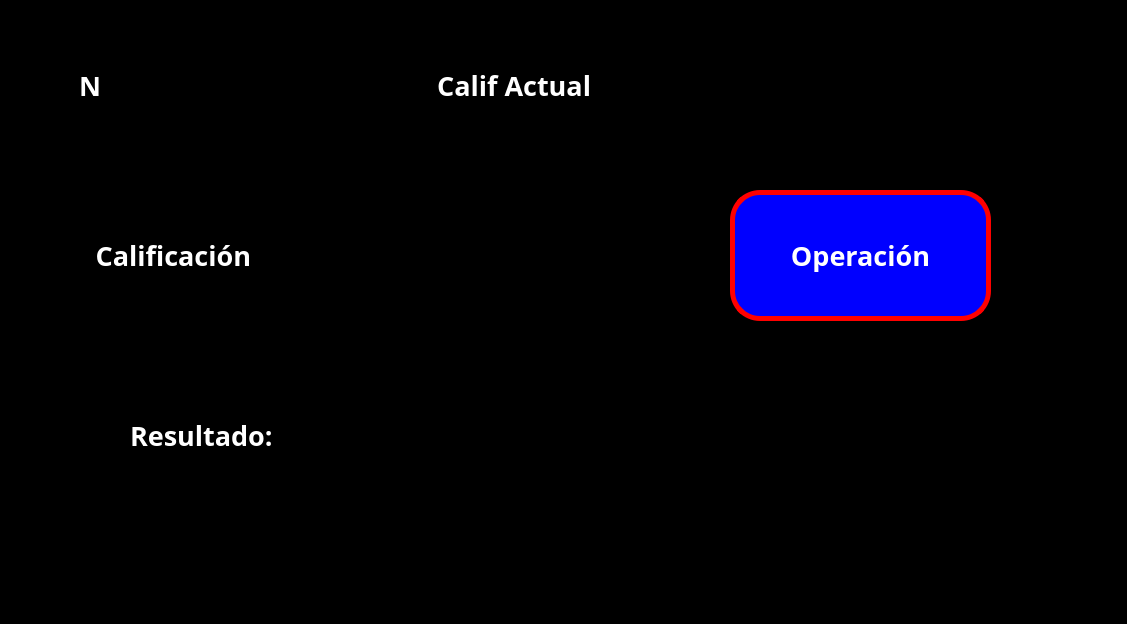
<?xml version="1.0" encoding="UTF-8"?>
<ui version="4.0">
 <class>MainWindow</class>
 <widget class="QMainWindow" name="MainWindow">
  <property name="geometry">
   <rect>
    <x>0</x>
    <y>0</y>
    <width>1127</width>
    <height>624</height>
   </rect>
  </property>
  <property name="windowTitle">
   <string>MainWindow</string>
  </property>
  <property name="styleSheet">
   <string notr="true">background-color: rgb(0, 0, 0);</string>
  </property>
  <widget class="QWidget" name="centralwidget">
   <widget class="QPushButton" name="bt_sumar">
    <property name="geometry">
     <rect>
      <x>730</x>
      <y>190</y>
      <width>261</width>
      <height>131</height>
     </rect>
    </property>
    <property name="font">
     <font>
      <family>Yu Gothic UI Semibold</family>
      <pointsize>20</pointsize>
      <weight>75</weight>
      <bold>true</bold>
     </font>
    </property>
    <property name="styleSheet">
     <string notr="true">background-color: rgb(0, 0, 255);
color: rgb(255, 255, 255);
border-radius: 30px;
border: 5px solid red;</string>
    </property>
    <property name="text">
     <string>Operación</string>
    </property>
   </widget>
   <widget class="QLineEdit" name="N">
    <property name="geometry">
     <rect>
      <x>110</x>
      <y>30</y>
      <width>151</width>
      <height>111</height>
     </rect>
    </property>
    <property name="font">
     <font>
      <family>Segoe MDL2 Assets</family>
      <pointsize>14</pointsize>
     </font>
    </property>
    <property name="toolTip">
     <string>&lt;html&gt;&lt;head/&gt;&lt;body&gt;&lt;p&gt;&lt;br/&gt;&lt;/p&gt;&lt;/body&gt;&lt;/html&gt;</string>
    </property>
    <property name="whatsThis">
     <string>&lt;html&gt;&lt;head/&gt;&lt;body&gt;&lt;p&gt;&lt;br/&gt;&lt;/p&gt;&lt;/body&gt;&lt;/html&gt;</string>
    </property>
    <property name="styleSheet">
     <string notr="true">color: rgb(255, 255, 255);
</string>
    </property>
    <property name="text">
     <string/>
    </property>
    <property name="dragEnabled">
     <bool>false</bool>
    </property>
   </widget>
   <widget class="QLineEdit" name="resultado">
    <property name="geometry">
     <rect>
      <x>310</x>
      <y>380</y>
      <width>471</width>
      <height>111</height>
     </rect>
    </property>
    <property name="font">
     <font>
      <family>Segoe MDL2 Assets</family>
      <pointsize>14</pointsize>
     </font>
    </property>
    <property name="styleSheet">
     <string notr="true">color: rgb(255, 255, 255);
</string>
    </property>
    <property name="text">
     <string/>
    </property>
    <property name="dragEnabled">
     <bool>false</bool>
    </property>
   </widget>
   <widget class="QLabel" name="label">
    <property name="geometry">
     <rect>
      <x>60</x>
      <y>30</y>
      <width>41</width>
      <height>111</height>
     </rect>
    </property>
    <property name="font">
     <font>
      <family>Yu Gothic UI Semibold</family>
      <pointsize>20</pointsize>
      <weight>75</weight>
      <bold>true</bold>
     </font>
    </property>
    <property name="layoutDirection">
     <enum>Qt::RightToLeft</enum>
    </property>
    <property name="styleSheet">
     <string notr="true">color: rgb(255, 255, 255);</string>
    </property>
    <property name="text">
     <string>N</string>
    </property>
    <property name="alignment">
     <set>Qt::AlignRight|Qt::AlignTrailing|Qt::AlignVCenter</set>
    </property>
   </widget>
   <widget class="QLabel" name="label_2">
    <property name="geometry">
     <rect>
      <x>130</x>
      <y>400</y>
      <width>161</width>
      <height>71</height>
     </rect>
    </property>
    <property name="font">
     <font>
      <family>Yu Gothic UI Semibold</family>
      <pointsize>20</pointsize>
      <weight>75</weight>
      <bold>true</bold>
     </font>
    </property>
    <property name="layoutDirection">
     <enum>Qt::RightToLeft</enum>
    </property>
    <property name="styleSheet">
     <string notr="true">color: rgb(255, 255, 255);</string>
    </property>
    <property name="text">
     <string>Resultado:</string>
    </property>
   </widget>
   <widget class="QLineEdit" name="calif_a">
    <property name="geometry">
     <rect>
      <x>620</x>
      <y>30</y>
      <width>391</width>
      <height>111</height>
     </rect>
    </property>
    <property name="font">
     <font>
      <family>Segoe MDL2 Assets</family>
      <pointsize>14</pointsize>
     </font>
    </property>
    <property name="styleSheet">
     <string notr="true">color: rgb(255, 255, 255);
</string>
    </property>
    <property name="text">
     <string/>
    </property>
    <property name="dragEnabled">
     <bool>false</bool>
    </property>
   </widget>
   <widget class="QLabel" name="label_3">
    <property name="geometry">
     <rect>
      <x>420</x>
      <y>30</y>
      <width>171</width>
      <height>111</height>
     </rect>
    </property>
    <property name="font">
     <font>
      <family>Yu Gothic UI Semibold</family>
      <pointsize>20</pointsize>
      <weight>75</weight>
      <bold>true</bold>
     </font>
    </property>
    <property name="layoutDirection">
     <enum>Qt::RightToLeft</enum>
    </property>
    <property name="styleSheet">
     <string notr="true">color: rgb(255, 255, 255);</string>
    </property>
    <property name="text">
     <string>Calif Actual</string>
    </property>
    <property name="alignment">
     <set>Qt::AlignRight|Qt::AlignTrailing|Qt::AlignVCenter</set>
    </property>
   </widget>
   <widget class="QLabel" name="label_4">
    <property name="geometry">
     <rect>
      <x>80</x>
      <y>200</y>
      <width>171</width>
      <height>111</height>
     </rect>
    </property>
    <property name="font">
     <font>
      <family>Yu Gothic UI Semibold</family>
      <pointsize>20</pointsize>
      <weight>75</weight>
      <bold>true</bold>
     </font>
    </property>
    <property name="layoutDirection">
     <enum>Qt::RightToLeft</enum>
    </property>
    <property name="styleSheet">
     <string notr="true">color: rgb(255, 255, 255);</string>
    </property>
    <property name="text">
     <string>Calificación</string>
    </property>
    <property name="alignment">
     <set>Qt::AlignRight|Qt::AlignTrailing|Qt::AlignVCenter</set>
    </property>
   </widget>
   <widget class="QLineEdit" name="calif">
    <property name="geometry">
     <rect>
      <x>260</x>
      <y>200</y>
      <width>391</width>
      <height>111</height>
     </rect>
    </property>
    <property name="font">
     <font>
      <family>Segoe MDL2 Assets</family>
      <pointsize>14</pointsize>
     </font>
    </property>
    <property name="styleSheet">
     <string notr="true">color: rgb(255, 255, 255);
</string>
    </property>
    <property name="text">
     <string/>
    </property>
    <property name="dragEnabled">
     <bool>false</bool>
    </property>
   </widget>
  </widget>
  <widget class="QMenuBar" name="menubar">
   <property name="geometry">
    <rect>
     <x>0</x>
     <y>0</y>
     <width>1127</width>
     <height>26</height>
    </rect>
   </property>
  </widget>
  <widget class="QStatusBar" name="statusbar"/>
 </widget>
 <resources/>
 <connections/>
</ui>
